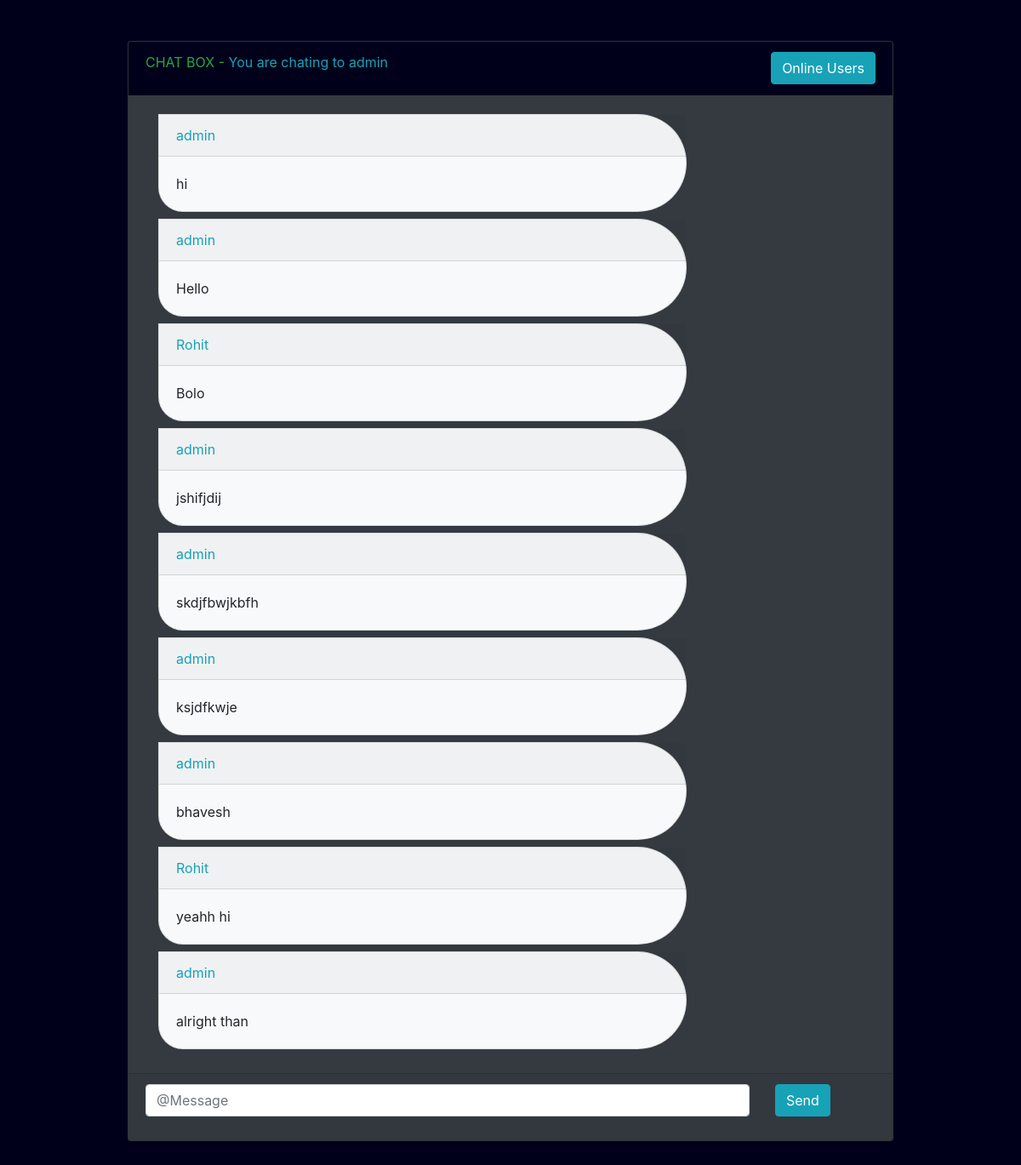
Page /api/chat/start/1 (signed in) on the committed database.
### chatapp/models.py (models this page shows)
class ChatMsg(models.Model):
    room = models.ForeignKey(ChatRoom, on_delete=models.CASCADE)
    sender = models.CharField(max_length=20)
    message = models.CharField(max_length=100)

### chatapp/views.py (the view)
# urls.py: path('api/chat/start/<int:pk>', ChatStartAPI.as_view()),
class ChatStartAPI(APIView):
    permission_classes = [IsAuthenticated]
    def get(self, request, pk):
        obj = UserDetail.objects.get(id=pk)
        serializer = UserDetailSerializer(obj)
        data = json.loads(json.dumps(serializer.data))
        room_code = f"{data['user']['id']}_{request.user.id}"
        messages = []
        try:
            room = ChatRoom.objects.get(room_code=room_code)
            chats = ChatMsg.objects.filter(room=room)
            chats_obj = ChatMessageSerializer(chats, many=True)
            messages = json.loads(json.dumps(chats_obj.data))
        except:
            room_code = f"{request.user.id}_{data['user']['id']}"
            try:
                room = ChatRoom.objects.get(room_code=room_code)
                chats = ChatMsg.objects.filter(room=room)
                chats_obj = ChatMessageSerializer(chats, many=True)
                messages = json.loads(json.dumps(chats_obj.data))
            except:
                room_obj = ChatRoom.objects.create(room_code=room_code)
                room_obj.save()
                room_obj.users.add(obj.user, request.user)
        return render(request, 'chat.html', {'data' : data, 'room_code' : room_code, 'messages' : messages})

### chatapp/templates/chat.html (shortened to what this page needs)
<!DOCTYPE html>
<html lang="en">
<head>
  <link rel="stylesheet" href="https://cdn.jsdelivr.net/npm/bootstrap@4.6.2/dist/css/bootstrap.min.css">
</head>
<body style="background-color: #00001a;">
    <div class="card bg-dark mx-auto w-75 mt-5" id="card">
        <div class="card-header text-success" style="background-color: #00001a;">
          CHAT BOX - <span class="text-info">You are chating to {{data.user.username}}</span>
          <a href="/api/online-users" class="btn btn-info float-right">Online Users</a>
        </div>
        <div class="card-body" id="chat_box">
            <div class="container w-100" id="chatUI">
                {% for msg in messages %}
                    <div class="card bg-light my-2 w-75" style="border-radius: 0 100px 100px 50px;">
                        <div class="card-header text-info">
                            {{msg.sender}}
                        </div>
                        <div class="card-body">
                            {{msg.message}}
                        </div>
                    </div>
                {% endfor %}
            </div>
      </div>
      <div class="card-footer" id="card-footer">
            <div class="form-group row">
                <div class="col-md-10 col-12">
                    <input class="form-control" type="text" name="msg" placeholder="@Message" id="message">
                </div>
                <div class="col-md-2 col-12">
                    <button type="submit" class="btn btn-info" onclick="sendMessage()">Send</button>
                </div>
            </div>
      </div>
  </div>
</body>
</html>

### chatapp/templates/chat.html (style rules this page uses)
#chat_box { overflow: scroll auto; }
#card { height: 90vh; }

### rows in the picture
ChatMsg: sender "admin", message "hi"
ChatMsg: sender "admin", message "Hello"
ChatMsg: sender "Rohit", message "Bolo"
ChatMsg: sender "admin", message "jshifjdij"
ChatMsg: sender "admin", message "skdjfbwjkbfh"
ChatMsg: sender "admin", message "ksjdfkwje"
ChatMsg: sender "admin", message "bhavesh"
ChatMsg: sender "Rohit", message "yeahh hi"
ChatMsg: sender "admin", message "alright than"

### other values in the picture
{{ data.user.username }} "admin"
